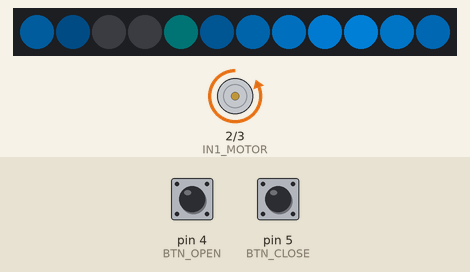
This sketch was run on a simulated Arduino Uno, built with avr-gcc and run on an emulated ATmega328P. Parts: 12 RGB LEDs in strip order, left to right, motor-driver pin pairs drawn as motors (green arrow = first pin HIGH = forward, orange = second pin HIGH = backward, longer = more drive). The test bench sets the inputs (shaded band); at power-on: pin 4 (BTN_OPEN) HIGH, pin 5 (BTN_CLOSE) HIGH. Dim RGB values are drawn brighter than linear.

Above: at 3.7 s.
3.8 s: pin 4 (BTN_OPEN) pulled LOW for 3.2 s
At 6.6 s:
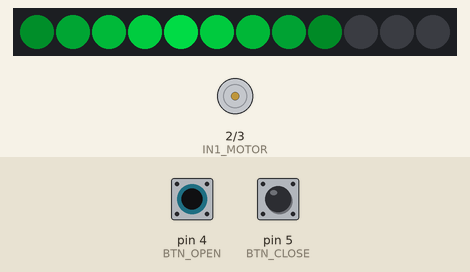
7.6 s: pin 5 (BTN_CLOSE) pulled LOW for 3.2 s
At 11.16 s:
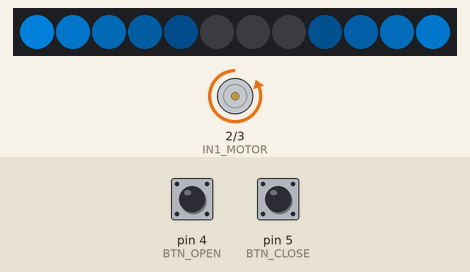
11.4 s: pin 4 (BTN_OPEN) pulled LOW for 3.2 s
At 14.81 s:
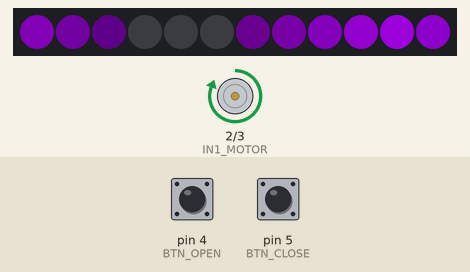
15.2 s: pin 5 (BTN_CLOSE) pulled LOW for 3.2 s
At 19.37 s:
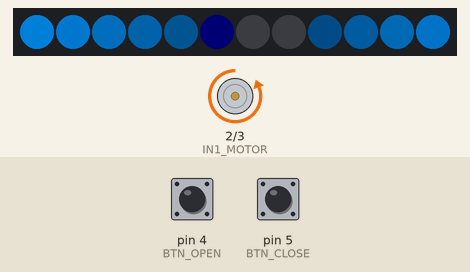
Timing chart, 0 to 20.0 s (numbered marks = the images above; inputs shaded):
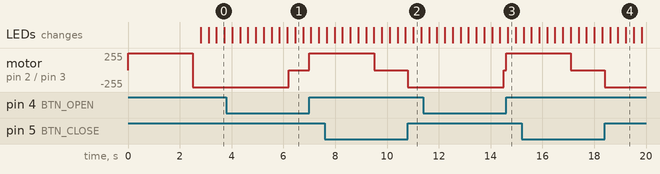

The sketch:

CoBot_Gripper.ino
```cpp
#include <Arduino.h>
#include <Adafruit_NeoPixel.h>

// ── Pines ────────────────────────────────────────────────
#define IN1_MOTOR 2
#define IN2_MOTOR 3
#define BTN_OPEN  4
#define BTN_CLOSE 5
#define PIN_RGB   10

// ── Tiempos de giro (ms) ─────────────────────────────────
#define TIEMPO_ABRIR  2500
#define TIEMPO_CERRAR 3700

#define NUM_LEDS 12

// ── NeoPixel ─────────────────────────────────────────────
Adafruit_NeoPixel strip = Adafruit_NeoPixel(NUM_LEDS, PIN_RGB, NEO_GRB + NEO_KHZ800);

uint8_t  r_act, g_act, b_act;
float    posLed = 0;
float    velLed = 0.3;
unsigned long tLed = 0;

void setColor(uint8_t r, uint8_t g, uint8_t b) {
  r_act = r; g_act = g; b_act = b;
}

void tickLed() {
  if (millis() - tLed < 8) return;
  tLed = millis();

  posLed += velLed;
  if (posLed >= NUM_LEDS) posLed -= NUM_LEDS;
  if (posLed < 0)         posLed += NUM_LEDS;

  strip.clear();
  for (int i = 0; i < NUM_LEDS; i++) {
    float dist = fabs(fmod((i - posLed + NUM_LEDS), NUM_LEDS));
    if (dist > NUM_LEDS / 2.0) dist = NUM_LEDS - dist;

    float brillo = 0;
    if (dist < 5.0) {
      brillo = pow(1.0 - (dist / 5.0), 1.5);
    }

    strip.setPixelColor(i, strip.Color(
      (uint8_t)(r_act * brillo),
      (uint8_t)(g_act * brillo),
      (uint8_t)(b_act * brillo)
    ));
  }
  strip.show();
}

// ── Motor ────────────────────────────────────────────────
void motorStop()  { digitalWrite(IN1_MOTOR, LOW);  digitalWrite(IN2_MOTOR, LOW);  }
void motorAbrir() { digitalWrite(IN1_MOTOR, HIGH); digitalWrite(IN2_MOTOR, LOW);  }
void motorCerrar(){ digitalWrite(IN1_MOTOR, LOW);  digitalWrite(IN2_MOTOR, HIGH); }

// ── Estado ───────────────────────────────────────────────
enum Estado { ABIERTO, CERRADO, ABRIENDO, CERRANDO };
Estado estado = ABIERTO;
unsigned long tiempoInicio = 0;

bool lastBtn1 = HIGH;
bool lastBtn2 = HIGH;

// ── Setup ────────────────────────────────────────────────
void setup() {
  pinMode(BTN_OPEN,  INPUT_PULLUP);
  pinMode(BTN_CLOSE, INPUT_PULLUP);
  pinMode(IN1_MOTOR, OUTPUT);
  pinMode(IN2_MOTOR, OUTPUT);
  motorStop();

  strip.begin();
  strip.setBrightness(150);
  strip.clear();
  strip.show();

  // Rutina inicio: abrir completamente sin importar posicion previa
  setColor(128, 0, 128);  // Morado
  velLed = 0.5;
  motorAbrir();
  unsigned long t = millis();
  while (millis() - t < TIEMPO_ABRIR) tickLed();
  motorStop();

  setColor(0, 255, 80);   // Verde neon = listo
  velLed = 0.15;
  estado = ABIERTO;
}

// ── Loop ─────────────────────────────────────────────────
void loop() {
  bool btn1 = digitalRead(BTN_OPEN)  == LOW;
  bool btn2 = digitalRead(BTN_CLOSE) == LOW;

  // Pulso OPEN — actua solo si esta cerrado
  if (lastBtn1 == HIGH && btn1 == LOW) {
    if (estado == CERRADO) {
      motorAbrir();
      tiempoInicio = millis();
      estado = ABRIENDO;
      setColor(180, 0, 255);  // Morado brillante
      velLed = 0.45;
    }
  }

  // Pulso CLOSE — actua solo si esta abierto
  if (lastBtn2 == HIGH && btn2 == LOW) {
    if (estado == ABIERTO) {
      motorCerrar();
      tiempoInicio = millis();
      estado = CERRANDO;
      setColor(0, 150, 255);  // Azul cyan
      velLed = -0.45;
    }
  }

  lastBtn1 = btn1;
  lastBtn2 = btn2;

  // Fin de apertura
  if (estado == ABRIENDO && millis() - tiempoInicio >= TIEMPO_ABRIR) {
    motorStop();
    estado = ABIERTO;
    setColor(0, 255, 80);   // Verde neon
    velLed = 0.12;
  }

  // Fin de cierre
  if (estado == CERRANDO && millis() - tiempoInicio >= TIEMPO_CERRAR) {
    motorStop();
    estado = CERRADO;
    setColor(0, 255, 80);   // Verde neon
    velLed = -0.12;
  }

  tickLed();
}
```

Measured:
- after the input at 7.6 s, the LEDs: first differ from a run without the input after 3.4 s (image 2)
- after the input at 11.4 s, the LEDs: first differ from a run without the input after 3.3 s (image 3)
- after the input at 15.2 s, the LEDs: first differ from a run without the input after 3.4 s (image 4 shows a later state)
